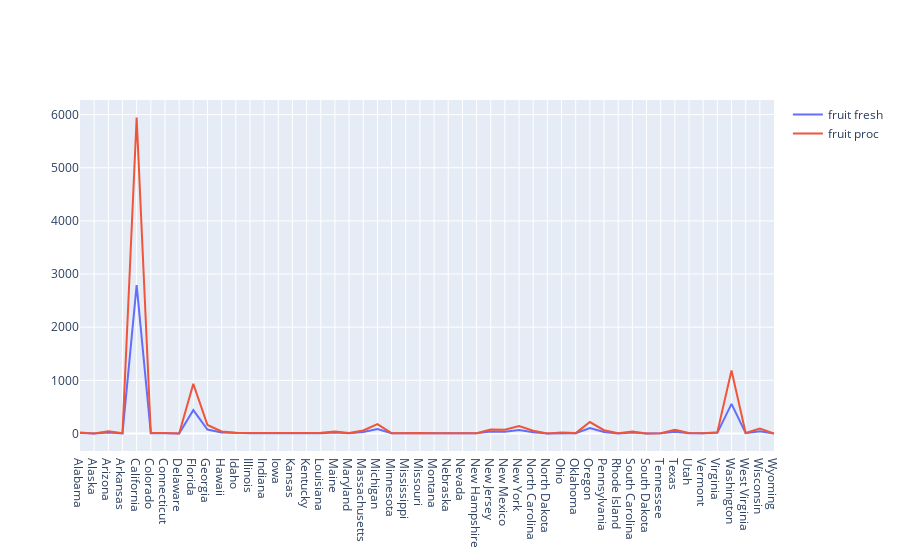

Write notebook code for a chart like this one.
### Markdown cell above
fruits proc is sold double than fruits fresh

### Code cell
#total export of fruit fresh and fruit proc
fig = go.Figure()
fig.add_trace(go.Scatter(x=df['state'], y=df['fruits fresh'], mode='lines', name='fruit fresh'))
fig.add_trace(go.Scatter(x=df['state'], y=df['fruits proc'], mode='lines', name='fruit proc'))

### Figure 1 — Plotly figure (JSON) as saved in the notebook; plotly's stock layout.template omitted (floating-point values rounded to 4 significant figures)
{"data": [{"mode": "lines", "name": "fruit fresh", "type": "scatter", "x": ["Alabama", "Alaska", "Arizona", "Arkansas", "California", "Colorado", "Connecticut", "Delaware", "Florida", "Georgia", "Hawaii", "Idaho", "Illinois", "Indiana", "Iowa", "Kansas", "Kentucky", "Louisiana", "Maine", "Maryland", "Massachusetts", "Michigan", "Minnesota", "Mississippi", "Missouri", "Montana", "Nebraska", "Nevada", "New Hampshire", "New Jersey", "New Mexico", "New York", "North Carolina", "North Dakota", "Ohio", "Oklahoma", "Oregon", "Pennsylvania", "Rhode Island", "South Carolina", "South Dakota", "Tennessee", "Texas", "Utah", "Vermont", "Virginia", "Washington", "West Virginia", "Wisconsin", "Wyoming"], "y": [8, 0, 19.3, 2.2, 2792.0, 5.7, 4.2, 0.5, 438.2, 74.6, 17.7, 6.9, 4, 4.1, 1, 1, 2.1, 5.7, 16.6, 4.1, 25.8, 82.3, 2.5, 5.4, 4.2, 1.1, 0.7, 0.4, 2.6, 35, 32.6, 64.7, 23.8, 0.1, 8.7, 3, 100.7, 28.6, 0.9, 17.1, 0.3, 2, 31.9, 3.9, 2.6, 11.7, 555.6, 3.7, 42.8, 0.1]}, {"mode": "lines", "name": "fruit proc", "type": "scatter", "x": ["Alabama", "Alaska", "Arizona", "Arkansas", "California", "Colorado", "Connecticut", "Delaware", "Florida", "Georgia", "Hawaii", "Idaho", "Illinois", "Indiana", "Iowa", "Kansas", "Kentucky", "Louisiana", "Maine", "Maryland", "Massachusetts", "Michigan", "Minnesota", "Mississippi", "Missouri", "Montana", "Nebraska", "Nevada", "New Hampshire", "New Jersey", "New Mexico", "New York", "North Carolina", "North Dakota", "Ohio", "Oklahoma", "Oregon", "Pennsylvania", "Rhode Island", "South Carolina", "South Dakota", "Tennessee", "Texas", "Utah", "Vermont", "Virginia", "Washington", "West Virginia", "Wisconsin", "Wyoming"], "y": [17.1, 0, 41, 4.7, 5945.0, 12.2, 8.9, 1, 933.1, 158.9, 37.8, 14.7, 8.5, 8.8, 2.2, 2.1, 4.5, 12.1, 35.4, 8.8, 55, 175.3, 5.4, 11.6, 9, 2.2, 1.5, 0.8, 5.4, 74.5, 69.3, 137.8, 50.7, 0.2, 18.5, 6.3, 214.4, 60.9, 1.9, 36.4, 0.5, 4.2, 68, 8.4, 5.4, 24.8, 1183, 7.9, 91, 0.1]}], "layout": {}}
